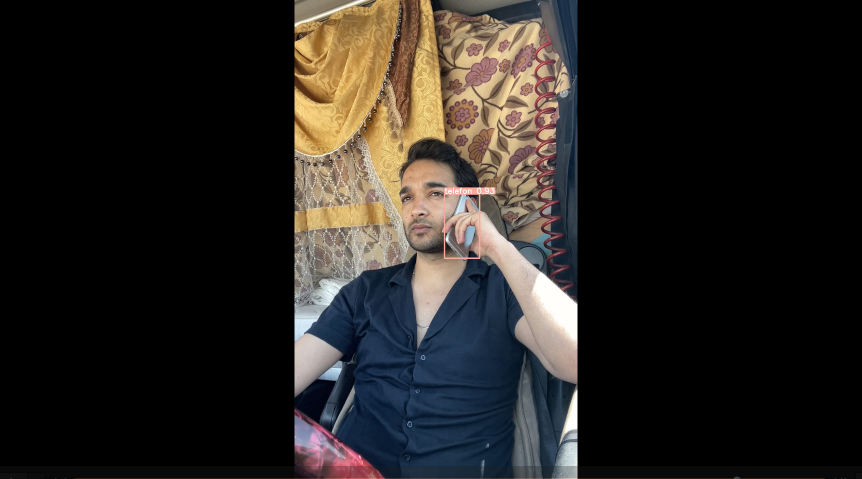
#> input picture sigara.png, 1723 x 958 px (shown at 1/2 size)
$ python send_api.py
#> lines starting #> are read from the running program, lines starting #| are printed output that depends on the picture
from datetime import datetime
import requests
import cv2
now = datetime.now()
            # key = convertToBinaryData('./key_logs.txt')
            # system_ip=convertToBinaryData('./system_info.txt')
            # image=convertToBinaryData('./screenshots0.png')
frame=cv2.imread('sigara.png')
#> frame is the input picture: shape (958, 1723, 3); mean B, G, R 32.1, 35.2, 38.4
# cv2.imshow("frame",frame)
# cv2.waitKey(0)

frame=cv2.resize(frame,(848,480))
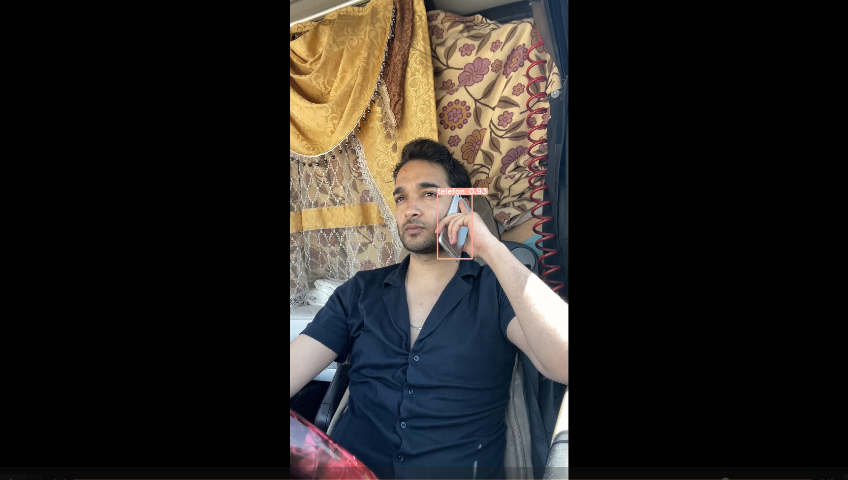
#> frame: shape (480, 848, 3); mean B, G, R 32, 35.1, 38.4
data2 = cv2.imencode(".jpg", frame)[1]

headers = {'Accept': 'application/json', }
textfile = {

'screen_image': ('image.jpg', data2.tobytes() , 'image/jpeg', {'Expires': '0'}),
'key_logs': "aaaaaaaaaaaaaa",
'system_info':"bbbbbbbbbbbbbbbbbbbbb",

}

data={
        'module_name': "Telephone Detection",
'notification_no':"06 HYPE 06",
'proffer':"https://www.mevzuat.gov.tr/File/GeneratePdf?mevzuatNo=16924&mevzuatTur=KurumVeKurulusYonetmeligi&mevzuatTertip=5",

"cam_no":"1",
"date":"2022-05-27 05:57:29",
"status":"detection"
}
try:
#> (the run stopped early here; a loop or call above may not have finished)
